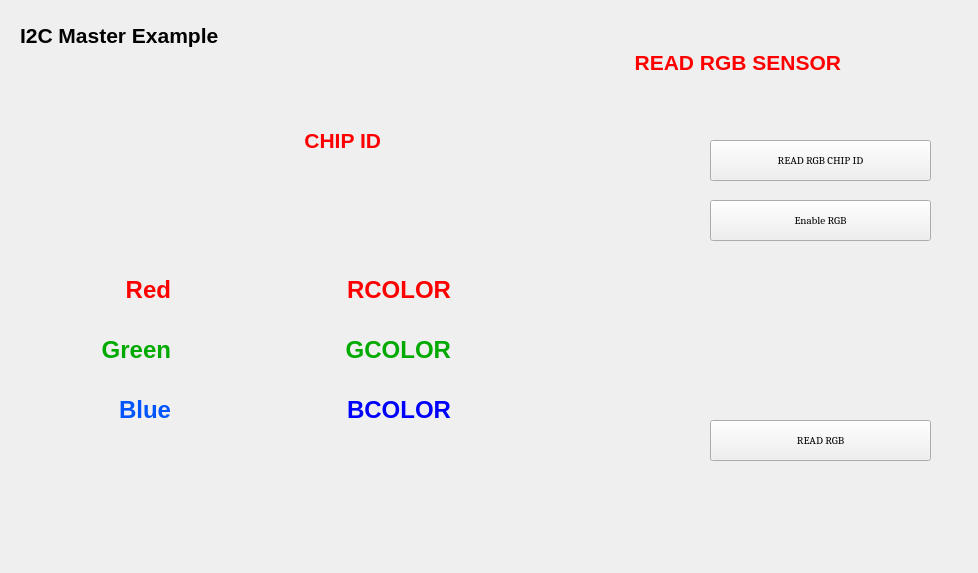
<?xml version="1.0" encoding="UTF-8"?>
<ui version="4.0">
 <class>RGBI2C</class>
 <widget class="QWidget" name="RGBI2C">
  <property name="geometry">
   <rect>
    <x>0</x>
    <y>0</y>
    <width>978</width>
    <height>573</height>
   </rect>
  </property>
  <property name="windowTitle">
   <string>Dialog</string>
  </property>
  <widget class="QPushButton" name="ReadRGB">
   <property name="geometry">
    <rect>
     <x>710</x>
     <y>420</y>
     <width>221</width>
     <height>41</height>
    </rect>
   </property>
   <property name="font">
    <font>
     <family>Cambria</family>
     <pointsize>8</pointsize>
    </font>
   </property>
   <property name="focusPolicy">
    <enum>Qt::NoFocus</enum>
   </property>
   <property name="text">
    <string>READ RGB</string>
   </property>
   <property name="shortcut">
    <string>F12</string>
   </property>
  </widget>
  <widget class="QLabel" name="superBanner">
   <property name="geometry">
    <rect>
     <x>20</x>
     <y>10</y>
     <width>271</width>
     <height>51</height>
    </rect>
   </property>
   <property name="font">
    <font>
     <pointsize>16</pointsize>
     <weight>75</weight>
     <bold>true</bold>
    </font>
   </property>
   <property name="text">
    <string>I2C Master Example</string>
   </property>
  </widget>
  <widget class="QLabel" name="red_label_2">
   <property name="geometry">
    <rect>
     <x>510</x>
     <y>50</y>
     <width>331</width>
     <height>61</height>
    </rect>
   </property>
   <property name="text">
    <string>&lt;html&gt;&lt;head/&gt;&lt;body&gt;&lt;p&gt;&lt;span style=&quot; font-family:'monospace'; font-size:16pt; font-weight:600; color:#ff0000;&quot;&gt;READ RGB SENSOR&lt;/span&gt;&lt;/p&gt;&lt;p&gt;&lt;span style=&quot; font-size:16pt; font-weight:600; color:#ff0000;&quot;&gt;&lt;br/&gt;&lt;/span&gt;&lt;/p&gt;&lt;/body&gt;&lt;/html&gt;</string>
   </property>
   <property name="alignment">
    <set>Qt::AlignRight|Qt::AlignTrailing|Qt::AlignVCenter</set>
   </property>
  </widget>
  <widget class="QPushButton" name="readCHIP_ID">
   <property name="geometry">
    <rect>
     <x>710</x>
     <y>140</y>
     <width>221</width>
     <height>41</height>
    </rect>
   </property>
   <property name="font">
    <font>
     <family>Cambria</family>
     <pointsize>8</pointsize>
    </font>
   </property>
   <property name="focusPolicy">
    <enum>Qt::NoFocus</enum>
   </property>
   <property name="text">
    <string>READ RGB CHIP ID</string>
   </property>
   <property name="shortcut">
    <string>F12</string>
   </property>
  </widget>
  <widget class="QLabel" name="R">
   <property name="geometry">
    <rect>
     <x>250</x>
     <y>260</y>
     <width>201</width>
     <height>61</height>
    </rect>
   </property>
   <property name="text">
    <string>&lt;html&gt;&lt;head/&gt;&lt;body&gt;&lt;p&gt;&lt;span style=&quot; font-size:18pt; font-weight:600; color:#ff0000;&quot;&gt;RCOLOR&lt;/span&gt;&lt;/p&gt;&lt;/body&gt;&lt;/html&gt;</string>
   </property>
   <property name="alignment">
    <set>Qt::AlignRight|Qt::AlignTrailing|Qt::AlignVCenter</set>
   </property>
  </widget>
  <widget class="QLabel" name="tempText_2">
   <property name="geometry">
    <rect>
     <x>30</x>
     <y>270</y>
     <width>141</width>
     <height>41</height>
    </rect>
   </property>
   <property name="text">
    <string>&lt;html&gt;&lt;head/&gt;&lt;body&gt;&lt;p&gt;&lt;span style=&quot; font-size:18pt; font-weight:600; color:#ff0000;&quot;&gt;Red&lt;/span&gt;&lt;/p&gt;&lt;/body&gt;&lt;/html&gt;</string>
   </property>
   <property name="alignment">
    <set>Qt::AlignRight|Qt::AlignTrailing|Qt::AlignVCenter</set>
   </property>
  </widget>
  <widget class="QLabel" name="tempText_3">
   <property name="geometry">
    <rect>
     <x>20</x>
     <y>330</y>
     <width>151</width>
     <height>41</height>
    </rect>
   </property>
   <property name="text">
    <string>&lt;html&gt;&lt;head/&gt;&lt;body&gt;&lt;p&gt;&lt;span style=&quot; font-size:18pt; font-weight:600; color:#00aa00;&quot;&gt;Green&lt;/span&gt;&lt;/p&gt;&lt;/body&gt;&lt;/html&gt;</string>
   </property>
   <property name="alignment">
    <set>Qt::AlignRight|Qt::AlignTrailing|Qt::AlignVCenter</set>
   </property>
  </widget>
  <widget class="QLabel" name="G">
   <property name="geometry">
    <rect>
     <x>260</x>
     <y>320</y>
     <width>191</width>
     <height>61</height>
    </rect>
   </property>
   <property name="text">
    <string>&lt;html&gt;&lt;head/&gt;&lt;body&gt;&lt;p&gt;&lt;span style=&quot; font-size:18pt; font-weight:600; color:#00aa00;&quot;&gt;GCOLOR&lt;/span&gt;&lt;/p&gt;&lt;/body&gt;&lt;/html&gt;</string>
   </property>
   <property name="alignment">
    <set>Qt::AlignRight|Qt::AlignTrailing|Qt::AlignVCenter</set>
   </property>
  </widget>
  <widget class="QLabel" name="B">
   <property name="geometry">
    <rect>
     <x>260</x>
     <y>380</y>
     <width>191</width>
     <height>61</height>
    </rect>
   </property>
   <property name="text">
    <string>&lt;html&gt;&lt;head/&gt;&lt;body&gt;&lt;p&gt;&lt;span style=&quot; font-size:18pt; font-weight:600; color:#0000ff;&quot;&gt;BCOLOR&lt;/span&gt;&lt;/p&gt;&lt;/body&gt;&lt;/html&gt;</string>
   </property>
   <property name="alignment">
    <set>Qt::AlignRight|Qt::AlignTrailing|Qt::AlignVCenter</set>
   </property>
  </widget>
  <widget class="QLabel" name="tempText_6">
   <property name="geometry">
    <rect>
     <x>70</x>
     <y>390</y>
     <width>101</width>
     <height>41</height>
    </rect>
   </property>
   <property name="text">
    <string>&lt;html&gt;&lt;head/&gt;&lt;body&gt;&lt;p&gt;&lt;span style=&quot; font-size:18pt; font-weight:600; color:#0055ff;&quot;&gt;Blue&lt;/span&gt;&lt;/p&gt;&lt;/body&gt;&lt;/html&gt;</string>
   </property>
   <property name="alignment">
    <set>Qt::AlignRight|Qt::AlignTrailing|Qt::AlignVCenter</set>
   </property>
  </widget>
  <widget class="QPushButton" name="Enable_RGB">
   <property name="geometry">
    <rect>
     <x>710</x>
     <y>200</y>
     <width>221</width>
     <height>41</height>
    </rect>
   </property>
   <property name="font">
    <font>
     <family>Cambria</family>
     <pointsize>8</pointsize>
    </font>
   </property>
   <property name="focusPolicy">
    <enum>Qt::NoFocus</enum>
   </property>
   <property name="text">
    <string>Enable RGB</string>
   </property>
   <property name="shortcut">
    <string>F12</string>
   </property>
  </widget>
  <widget class="QLabel" name="chipID">
   <property name="geometry">
    <rect>
     <x>140</x>
     <y>110</y>
     <width>241</width>
     <height>61</height>
    </rect>
   </property>
   <property name="text">
    <string>&lt;html&gt;&lt;head/&gt;&lt;body&gt;&lt;p&gt;&lt;span style=&quot; font-size:16pt; font-weight:600; color:#ff0000;&quot;&gt;CHIP ID&lt;/span&gt;&lt;/p&gt;&lt;/body&gt;&lt;/html&gt;</string>
   </property>
   <property name="alignment">
    <set>Qt::AlignRight|Qt::AlignTrailing|Qt::AlignVCenter</set>
   </property>
  </widget>
 </widget>
 <resources/>
 <connections/>
</ui>
